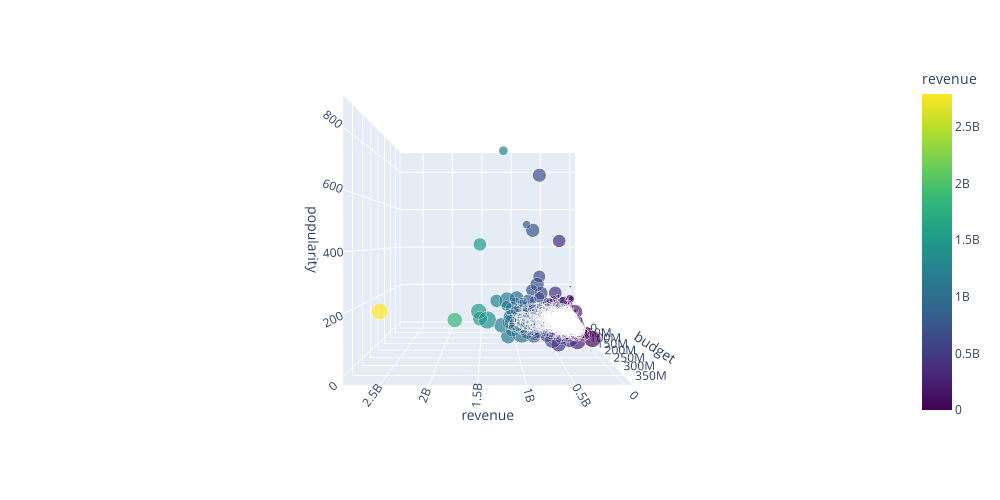

Notebook cell for this chart:
### Markdown cell above
### Step 8 Visualizing

### Code cell
import plotly.express as px

fig = px.scatter_3d(join_data, x="budget", y="popularity", z="revenue", width=1000, height=500,
                    size=join_data["budget"].abs(), color="revenue", color_continuous_scale="Viridis")
camera = dict(
    up=dict(x=1, y=3.5, z=0),
    eye=dict(x=2, y=0, z=0)
)

fig.update_layout(scene_camera=camera)
fig.show()

### Figure 1 — Plotly figure (JSON) as saved in the notebook; plotly's stock layout.template omitted (floating-point values rounded to 4 significant figures; data arrays with more than 128 entries replaced by an {"elided": "..."} marker saying what was removed)
{"data": [{"hovertemplate": "budget=%{x}<br>popularity=%{y}<br>revenue=%{marker.color}<br>size=%{marker.size}<extra></extra>", "legendgroup": "", "marker": {"color": {"elided": "4809 int values"}, "coloraxis": "coloraxis", "size": {"elided": "4809 int values"}, "sizemode": "area", "sizeref": 950000, "symbol": "circle"}, "mode": "markers", "name": "", "scene": "scene", "showlegend": false, "type": "scatter3d", "x": {"elided": "4809 int values"}, "y": {"elided": "4809 float values"}, "z": {"elided": "4809 int values"}}], "layout": {"coloraxis": {"colorbar": {"title": {"text": "revenue"}}, "colorscale": [[0, "#440154"], [0.1111, "#482878"], [0.2222, "#3e4989"], [0.3333, "#31688e"], [0.4444, "#26828e"], [0.5556, "#1f9e89"], [0.6667, "#35b779"], [0.7778, "#6ece58"], [0.8889, "#b5de2b"], [1, "#fde725"]]}, "height": 500, "legend": {"itemsizing": "constant", "tracegroupgap": 0}, "margin": {"t": 60}, "scene": {"camera": {"eye": {"x": 2, "y": 0, "z": 0}, "up": {"x": 1, "y": 3.5, "z": 0}}, "domain": {"x": [0, 1], "y": [0, 1]}, "xaxis": {"title": {"text": "budget"}}, "yaxis": {"title": {"text": "popularity"}}, "zaxis": {"title": {"text": "revenue"}}}, "width": 1000}}
